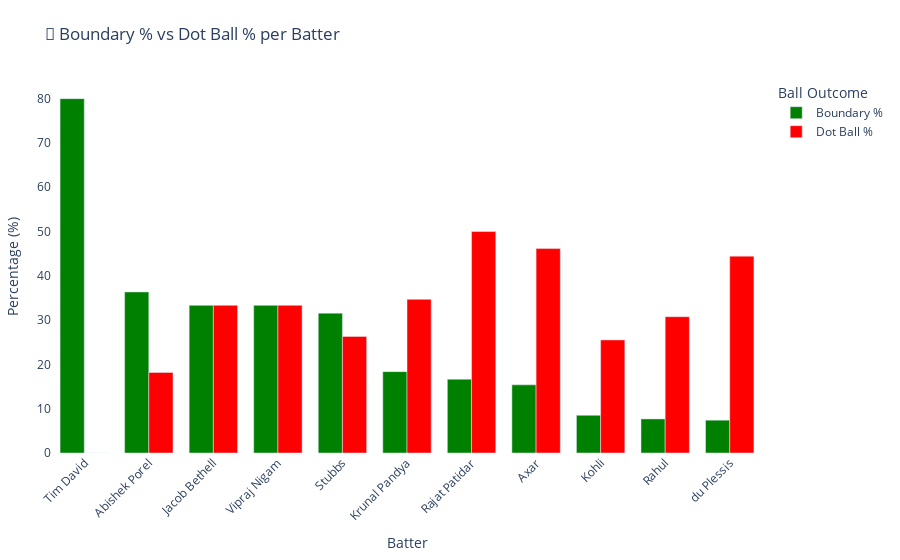

Source (notebook cell):
### Markdown cell above
The graph reveals a stark contrast in batting intent between Delhi Capitals and Royal Challengers Bengaluru across different match phases. Rcb showed a clear surge in aggression during the Death Overs, registering a strike rate close to 223, significantly outpacing DC.

In contrast , DC were more aggressive in the Powerplay with a strike rate of around 125, while RCB started horremdously. Across Middle Overs, RCB again maintained a higher tempo than DC, suggesting better Patternship-building and strike-rotation strategies. Overall, RCB dominated the later stages, while DC leaned on early aggression.n.

### Code cell
import plotly.graph_objects as go

#Creating Balls Outcomes column
df_copy['ball_outcome'] = df_copy['runs_of_bat'].apply(
    lambda x: 'Dot' if x == 0 else ('Boundary' if x >= 4 else 'Run')
)

batter_outcome_stats = (
    df_copy.groupby('batter')
    .ball_outcome.value_counts(normalize=True)
    .unstack()
    .fillna(0) * 100
).reset_index()

balls_faced = df_copy.groupby('batter').size().reset_index(name='balls_faced')#creating balls_faced column by Batter
batter_outcome_stats = batter_outcome_stats.merge(balls_faced, on='batter')
batter_outcome_stats = batter_outcome_stats[batter_outcome_stats['balls_faced'] >= 5]#Balls faced>5

batter_outcome_stats = batter_outcome_stats.sort_values(by='Boundary', ascending=False)

fig = go.Figure()
#Plotting Dot ball% vs Boundary% batsmanwise
fig.add_trace(go.Bar(
    x=batter_outcome_stats['batter'],
    y=batter_outcome_stats['Boundary'],
    name='Boundary %',
    marker_color='green',
    hovertemplate='%{x}<br>Boundary %: %{y:.2f}<extra></extra>'
))

fig.add_trace(go.Bar(
    x=batter_outcome_stats['batter'],
    y=batter_outcome_stats['Dot'],
    name='Dot Ball %',
    marker_color='red',
    hovertemplate='%{x}<br>Dot Ball %: %{y:.2f}<extra></extra>'
))

fig.update_layout(
    title='🏏 Boundary % vs Dot Ball % per Batter',
    xaxis_title='Batter',
    yaxis_title='Percentage (%)',
    barmode='group',
    bargap=0.25,
    plot_bgcolor='rgba(0,0,0,0)',
    paper_bgcolor='white',
    legend_title_text='Ball Outcome',
    xaxis_tickangle=-45,
    margin=dict(l=40, r=40, t=80, b=100)
)

fig.show()

### Figure 1 — Plotly figure (JSON) as saved in the notebook; plotly's stock layout.template omitted (floating-point values rounded to 4 significant figures)
{"data": [{"hovertemplate": "%{x}<br>Boundary %: %{y:.2f}<extra></extra>", "marker": {"color": "green"}, "name": "Boundary %", "type": "bar", "x": ["Tim David", "Abishek Porel", "Jacob Bethell", "Vipraj Nigam", "Stubbs", "Krunal Pandya", "Rajat Patidar", "Axar", "Kohli", "Rahul", "du Plessis"], "y": [80, 36.36, 33.33, 33.33, 31.58, 18.37, 16.67, 15.38, 8.511, 7.692, 7.407]}, {"hovertemplate": "%{x}<br>Dot Ball %: %{y:.2f}<extra></extra>", "marker": {"color": "red"}, "name": "Dot Ball %", "type": "bar", "x": ["Tim David", "Abishek Porel", "Jacob Bethell", "Vipraj Nigam", "Stubbs", "Krunal Pandya", "Rajat Patidar", "Axar", "Kohli", "Rahul", "du Plessis"], "y": [0, 18.18, 33.33, 33.33, 26.32, 34.69, 50, 46.15, 25.53, 30.77, 44.44]}], "layout": {"autosize": true, "bargap": 0.25, "barmode": "group", "legend": {"title": {"text": "Ball Outcome"}}, "margin": {"b": 100, "l": 40, "r": 40, "t": 80}, "paper_bgcolor": "white", "plot_bgcolor": "rgba(0, 0, 0, 0)", "title": {"text": "🏏 Boundary % vs Dot Ball % per Batter"}, "xaxis": {"autorange": true, "range": [-0.5, 10.5], "tickangle": -45, "title": {"text": "Batter"}, "type": "category"}, "yaxis": {"autorange": true, "range": [0, 84.21], "title": {"text": "Percentage (%)"}, "type": "linear"}}}
